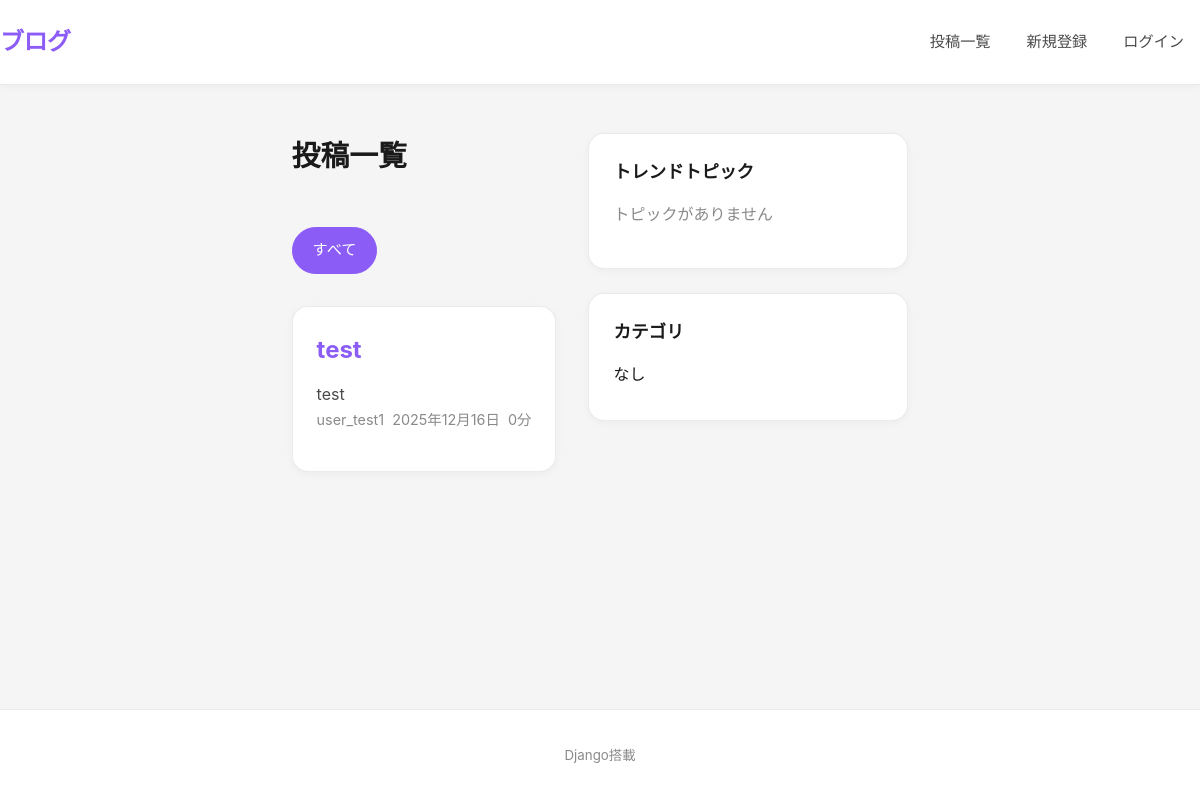
Before: / with the older database file.
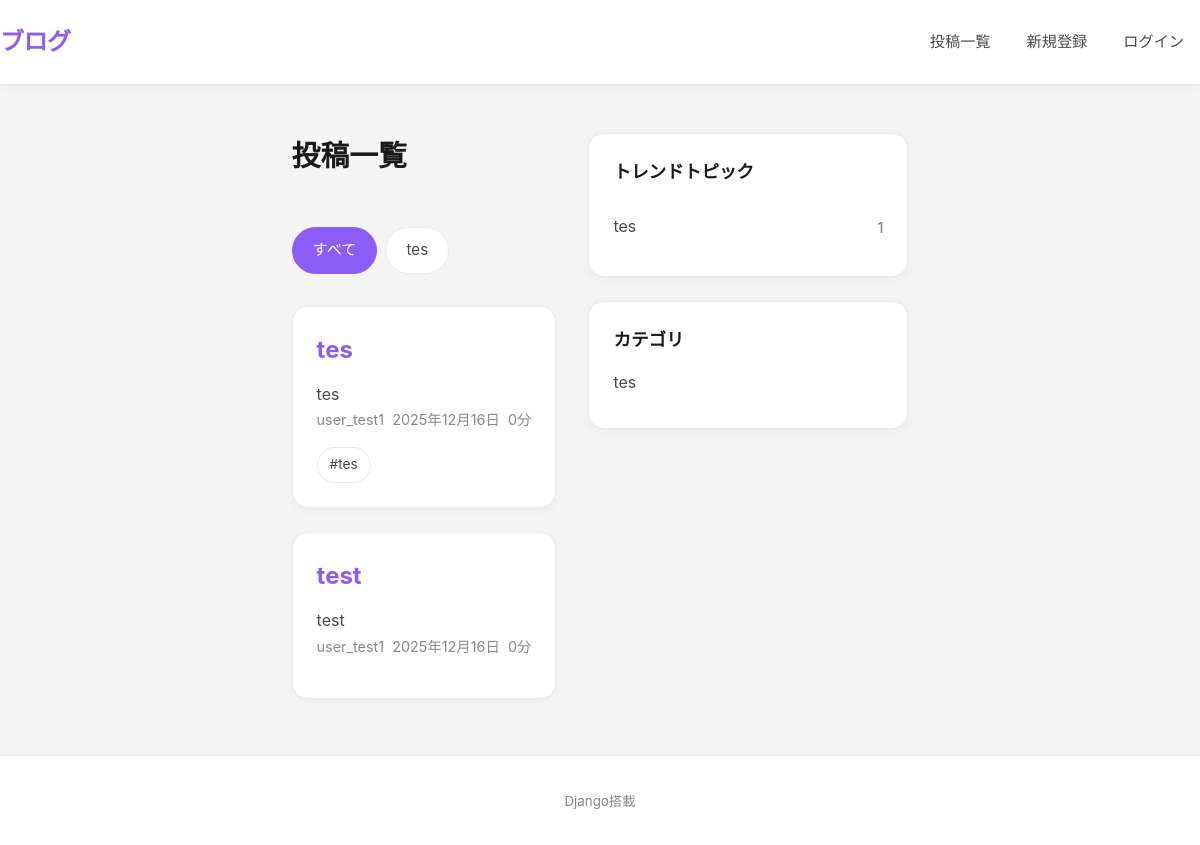
After: the same page with the newer database file.
### posts/models.py (models this page shows, shortened)
class Post(TimeStampedModel):
    class Status(models.TextChoices):
        DRAFT = 'draft', '下書き'
        PUBLISHED = 'published', '公開'
    title = models.CharField(max_length=200)
    slug = models.SlugField(max_length=220, unique=True)
    author = models.ForeignKey(
        settings.AUTH_USER_MODEL,
        on_delete=models.SET_NULL,
        null=True,
        blank=True,
        related_name='posts',
    )
    category = models.ForeignKey(
        Category,
        on_delete=models.SET_NULL,
        null=True,
        blank=True,
        related_name='posts',
    )
    tags = models.ManyToManyField(Tag, blank=True, related_name='posts')
    excerpt = models.TextField(blank=True)
    body = models.TextField()
    status = models.CharField(
        max_length=10,
        choices=Status.choices,
        default=Status.DRAFT,
        db_index=True,
    )
    published_at = models.DateTimeField(null=True, blank=True, db_index=True)
    objects = PostQuerySet.as_manager()
    class Meta:
        ordering = ['-published_at', '-created_at']
        indexes = [
            models.Index(fields=['status', '-published_at']),
        ]
    def get_absolute_url(self) -> str:
        return reverse('posts:post_detail', kwargs={'slug': self.slug})

class Category(TimeStampedModel):
    name = models.CharField(max_length=100, unique=True)
    slug = models.SlugField(max_length=120, unique=True)
    description = models.TextField(blank=True)
    class Meta:
        ordering = ['name']
    def get_absolute_url(self) -> str:
        return reverse('posts:category', kwargs={'slug': self.slug})

class Tag(TimeStampedModel):
    name = models.CharField(max_length=50, unique=True)
    slug = models.SlugField(max_length=60, unique=True)
    class Meta:
        ordering = ['name']
    def get_absolute_url(self) -> str:
        return reverse('posts:tag', kwargs={'slug': self.slug})

### posts/views.py (the view)
# urls.py: path('', PostListView.as_view(), name='post_list'),
class PostListView(ListView):
    model = Post
    template_name = 'posts/post_list.html'
    context_object_name = 'posts'
    paginate_by = 10
    def get_queryset(self):
        return (
            Post.objects.published()
            .select_related('author', 'category')
            .prefetch_related('tags')
        )
    def get_context_data(self, **kwargs):
        context = super().get_context_data(**kwargs)
        context['categories'] = Category.objects.all()
        context['tags'] = Tag.objects.all()
        return context

### posts/models.py (called while the page is built)
    def published(self):
        now = timezone.now()
        return self.filter(
            status=Post.Status.PUBLISHED,
            published_at__isnull=False,
            published_at__lte=now,
        )

### templates/posts/post_list.html (shortened to what this page needs)
{% extends "base.html" %}
{% block content %}
  <div class="layout">
    <section class="main">
      <div class="page-row">
        <h1 class="page-title">
          {% if active_category %}{{ active_category.name }}
          {% elif active_tag %}{{ active_tag.name }}
          {% else %}投稿一覧{% endif %}
        </h1>
      </div>
      <div class="category-bar">
        <a href="{% url 'posts:post_list' %}" class="category-btn {% if not active_category and not active_tag %}active{% endif %}">
          すべて
        </a>
        {% for category in categories %}
          <a href="{{ category.get_absolute_url }}" class="category-btn {% if active_category.slug == category.slug %}active{% endif %}">
            {{ category.name }}
          </a>
        {% endfor %}
      </div>
      {% for post in posts %}
        <article class="card">
          <div class="card-content">
            <h2 class="card-title">
              <a href="{{ post.get_absolute_url }}">{{ post.title }}</a>
            </h2>
            {% if post.excerpt %}
              <p class="excerpt">{{ post.excerpt }}</p>
            {% endif %}
            <div class="meta">
              {% if post.author %}
                <span>{{ post.author.username }}</span>
              {% endif %}
              {% if post.published_at %}
                <span>{{ post.published_at|date:"Y年m月d日" }}</span>
              {% endif %}
              {% if post.body %}
                <span>{% widthratio post.body|length 500 1 %}分</span>
              {% endif %}
            </div>
            <div class="tags">
              {% for tag in post.tags.all %}
                <a class="tag" href="{{ tag.get_absolute_url }}">#{{ tag.name }}</a>
              {% endfor %}
            </div>
          </div>
        </article>
      {% empty %}
        <p>まだ投稿がありません。</p>
      {% endfor %}
    </section>
    <aside class="sidebar">
      <div class="panel trending-topics">
        <h3>トレンドトピック</h3>
        {% for tag in tags|slice:":4" %}
          <div class="topic-item">
            <a href="{{ tag.get_absolute_url }}">{{ tag.name }}</a>
            <span class="topic-count">{{ tag.posts.count }}</span>
          </div>
        {% empty %}
          <p class="muted">トピックがありません</p>
        {% endfor %}
      </div>
      <div class="panel">
        <h3>カテゴリ</h3>
        <ul>
          {% for c in categories %}
            <li>
              <a href="{{ c.get_absolute_url }}">{{ c.name }}</a>
            </li>
          {% empty %}
            <li>なし</li>
          {% endfor %}
        </ul>
      </div>
    </aside>
  </div>
{% endblock %}

### templates/base.html (shortened to what this page needs)
{% load static %}
<!doctype html>
<html lang="ja">
  <head>
    <link rel="stylesheet" href="{% static 'css/site.css' %}" />
  </head>
  <body>
    <header class="site-header">
      <div class="container header-row">
        <a class="brand" href="{% url 'posts:post_list' %}">ブログ</a>
        <nav class="nav">
          <a href="{% url 'posts:post_list' %}">投稿一覧</a>
          {% if user.is_authenticated %}
            <a href="{% url 'posts:post_create' %}">新規投稿</a>
            <a href="{% url 'posts:manage_post_list' %}">自分の投稿</a>
            <span class="user-name">{{ user.username }}</span>
            <a href="{% url 'accounts:logout' %}">ログアウト</a>
          {% else %}
            <a href="{% url 'accounts:signup' %}">新規登録</a>
            <a href="{% url 'accounts:login' %}">ログイン</a>
          {% endif %}
        </nav>
      </div>
    </header>
    <main class="container main-content">
      {% block content %}{% endblock %}
    </main>
    <footer class="site-footer">
      <div class="container">
        <small>Django搭載</small>
      </div>
    </footer>
  </body>
</html>

### static/css/site.css (style rules this page uses)
:root { --bg: #f5f5f5; --surface: #ffffff; --surface-hover: #f8f8f8; --text: #1a1a1a; --text-secondary: #4a4a4a; --text-muted: #8a8a8a; --brand: #8b5cf6; --brand-hover: #7c3aed; --brand-light: #ede9fe; --success: #10b981; --danger: #ef4444; --border: rgba(0, 0, 0, 0.08); --border-hover: rgba(0, 0, 0, 0.12); --shadow: 0 2px 8px rgba(0, 0, 0, 0.04); --shadow-hover: 0 4px 12px rgba(0, 0, 0, 0.08); }
* { box-sizing: border-box; }
html, body { height: 100%; }
body { margin: 0; font-family: -apple-system, BlinkMacSystemFont, 'Segoe UI', Roboto, 'Helvetica Neue', Arial, sans-serif; background: var(--bg); color: var(--text); line-height: 1.6; display: flex; flex-direction: column; }
a { color: var(--brand); text-decoration: none; transition: color 0.2s ease; }
.container { max-width: 1200px; margin: 0 auto; padding: 0 24px; }
.site-header { border-bottom: 1px solid var(--border); background: var(--surface); position: sticky; top: 0; z-index: 100; box-shadow: var(--shadow); }
.header-row { display: flex; align-items: center; justify-content: space-between; padding: 20px 0; }
.brand { font-weight: 700; letter-spacing: -0.5px; font-size: 1.5rem; color: var(--brand); transition: color 0.2s ease; }
.nav { display: flex; align-items: center; gap: 4px; }
.nav a { padding: 10px 16px; color: var(--text-secondary); border-radius: 20px; transition: all 0.2s ease; font-size: 0.95rem; }
.main-content { flex: 1; padding-top: 32px; padding-bottom: 32px; }
.site-footer { margin-top: auto; padding: 32px 0; border-top: 1px solid var(--border); color: var(--text-muted); background: var(--surface); text-align: center; }
.page-title { margin: 0 0 24px; font-size: 1.8rem; font-weight: 700; color: var(--text); }
.page-row { display: flex; align-items: center; justify-content: space-between; gap: 16px; margin-bottom: 24px; }
.category-bar { display: flex; gap: 8px; margin-bottom: 32px; flex-wrap: wrap; }
.category-btn { padding: 10px 20px; border-radius: 24px; background: var(--surface); color: var(--text-secondary); border: 1px solid var(--border); font-size: 0.95rem; transition: all 0.2s ease; cursor: pointer; text-decoration: none; display: inline-block; }
.category-btn.active { background: var(--brand); color: #ffffff; border-color: var(--brand); }
.layout { display: grid; grid-template-columns: 1fr; gap: 32px; margin-top: 16px; }
@media (min-width: 1024px) { .layout { grid-template-columns: 1fr 320px; } }
.card, .panel, .comment, .post { border: 1px solid var(--border); background: var(--surface); border-radius: 16px; padding: 0; box-shadow: var(--shadow); transition: box-shadow 0.2s ease; overflow: hidden; }
.card { margin-bottom: 24px; }
.card-content { padding: 24px; }
.card-title { margin: 0 0 12px; font-size: 1.5rem; font-weight: 700; }
.card-title a { color: var(--brand); transition: color 0.2s ease; }
.meta { color: var(--text-muted); font-size: 0.9rem; margin-bottom: 12px; display: flex; align-items: center; gap: 8px; flex-wrap: wrap; }
.meta span { display: inline-flex; align-items: center; }
.excerpt { margin: 12px 0 0; color: var(--text-secondary); font-size: 1rem; line-height: 1.7; }
.tags { display: flex; flex-wrap: wrap; gap: 8px; margin-top: 16px; }
.tag { display: inline-block; padding: 6px 12px; border: 1px solid var(--border); border-radius: 20px; color: var(--text-secondary); background: var(--surface); font-size: 0.85rem; transition: all 0.2s ease; }
.panel { padding: 24px; margin-bottom: 24px; }
.panel h3 { margin: 0 0 16px; font-size: 1.1rem; font-weight: 700; color: var(--text); }
.panel ul { list-style: none; padding: 0; margin: 0; }
.panel ul li { margin-bottom: 8px; }
.panel ul li a { color: var(--text-secondary); transition: color 0.2s ease; }
.trending-topics { padding: 24px; }
.trending-topics h3 { margin: 0 0 16px; font-size: 1.1rem; font-weight: 700; color: var(--text); }
.topic-item { display: flex; justify-content: space-between; align-items: center; padding: 12px 0; border-bottom: 1px solid var(--border); transition: all 0.2s ease; }
.topic-item:last-child { border-bottom: none; }
.topic-item a { color: var(--text-secondary); flex: 1; transition: color 0.2s ease; }
.topic-count { color: var(--text-muted); font-size: 0.9rem; font-weight: 500; }

Changed rows visible on the page:
added Category: name "tes"
added Post: title "tes", excerpt "tes", author.username "user_test1", published_at "2025年12月16日", body "0"
added Tag: name "tes", posts.count "1"
Other visible differences:
text no longer shown: "トピックがありません なし"
